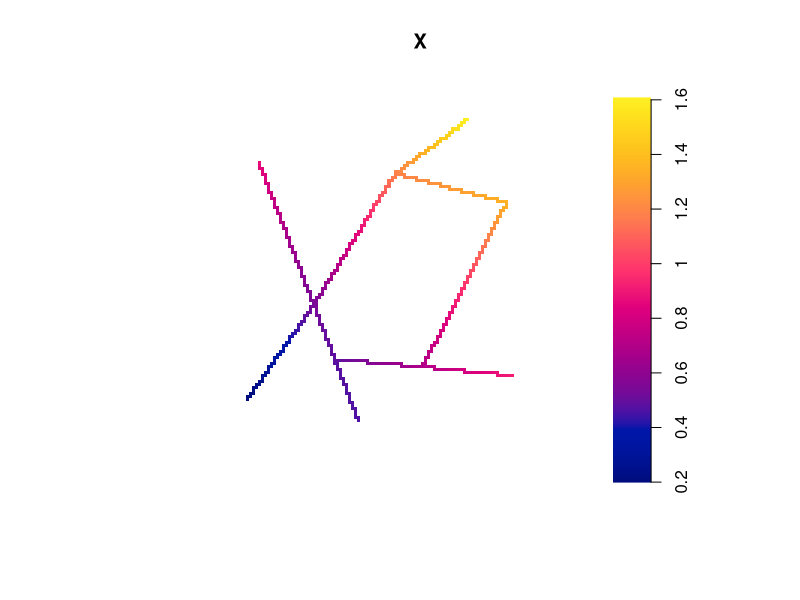
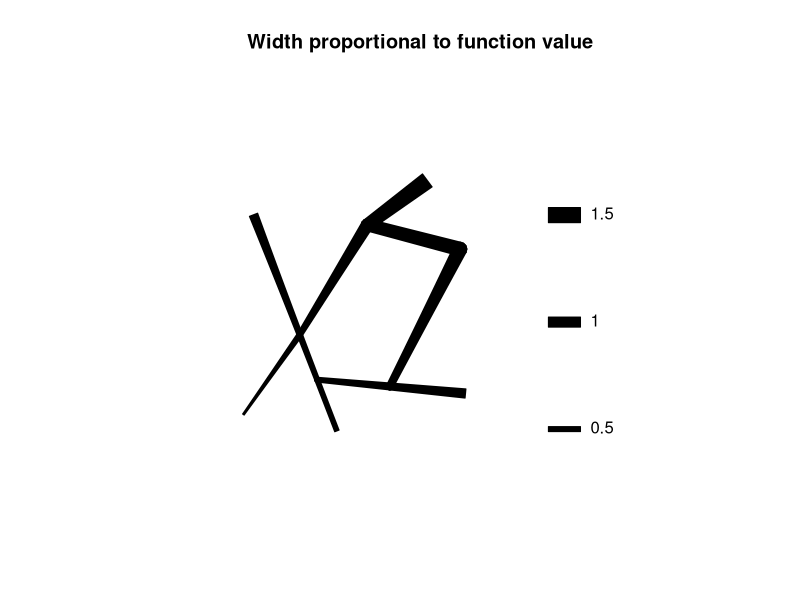
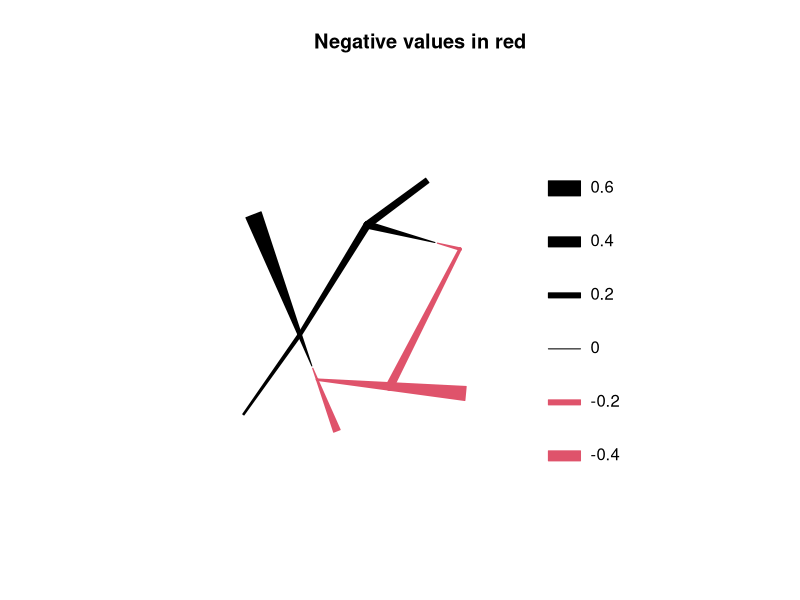
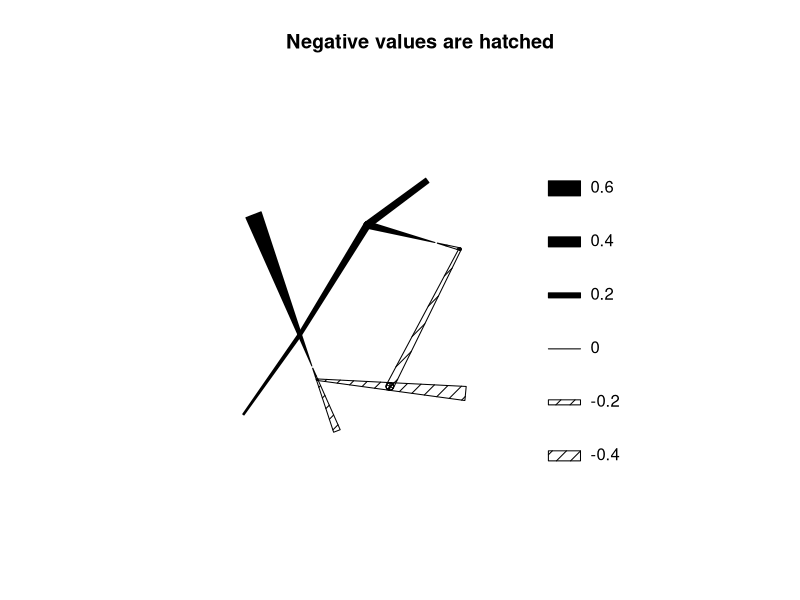

Write the R code that produced these figures, in order.
library(spatstat)


### Name: plot.linim
### Title: Plot Pixel Image on Linear Network
### Aliases: plot.linim
### Keywords: spatial

### ** Examples

  X <- linfun(function(x,y,seg,tp){y^2+x}, simplenet)
  X <- as.linim(X)
  
  plot(X)
  plot(X, style="width", main="Width proportional to function value")

  # signed values
  f <- linfun(function(x,y,seg,tp){y-x}, simplenet)
  plot(f, style="w", main="Negative values in red")

  plot(f, style="w", negative.args=list(density=10),
       main="Negative values are hatched")
